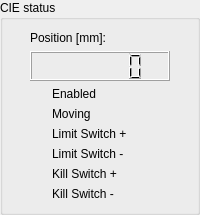
       <widget class="QGroupBox" name="groupBox_3">
        <property name="title">
         <string>CIE status</string>
        </property>
        <layout class="QGridLayout" name="gridLayout_5">
         <item row="0" column="0">
          <widget class="QLabel" name="label_19">
           <property name="sizePolicy">
            <sizepolicy hsizetype="Preferred" vsizetype="Fixed">
             <horstretch>0</horstretch>
             <verstretch>0</verstretch>
            </sizepolicy>
           </property>
           <property name="text">
            <string>Position [mm]:</string>
           </property>
          </widget>
         </item>
         <item row="1" column="0">
          <widget class="QLCDNumber" name="lcd_cie">
           <property name="sizePolicy">
            <sizepolicy hsizetype="Fixed" vsizetype="Maximum">
             <horstretch>0</horstretch>
             <verstretch>0</verstretch>
            </sizepolicy>
           </property>
           <property name="minimumSize">
            <size>
             <width>140</width>
             <height>30</height>
            </size>
           </property>
           <property name="digitCount">
            <number>6</number>
           </property>
          </widget>
         </item>
         <item row="2" column="0">
          <layout class="QGridLayout" name="gridLayout_6">
           <item row="0" column="0">
            <widget class="QLabel" name="lbl_cie_en">
             <property name="enabled">
              <bool>true</bool>
             </property>
             <property name="sizePolicy">
              <sizepolicy hsizetype="Fixed" vsizetype="Fixed">
               <horstretch>0</horstretch>
               <verstretch>0</verstretch>
              </sizepolicy>
             </property>
             <property name="maximumSize">
              <size>
               <width>16</width>
               <height>16</height>
              </size>
             </property>
             <property name="text">
              <string/>
             </property>
             <property name="pixmap">
              <pixmap>../../resources/img/green_led.png</pixmap>
             </property>
             <property name="scaledContents">
              <bool>true</bool>
             </property>
             <property name="wordWrap">
              <bool>false</bool>
             </property>
            </widget>
           </item>
           <item row="0" column="1">
            <widget class="QLabel" name="label_20">
             <property name="text">
              <string>Enabled</string>
             </property>
            </widget>
           </item>
           <item row="1" column="0">
            <widget class="QLabel" name="lbl_cie_moving">
             <property name="enabled">
              <bool>true</bool>
             </property>
             <property name="sizePolicy">
              <sizepolicy hsizetype="Fixed" vsizetype="Fixed">
               <horstretch>0</horstretch>
               <verstretch>0</verstretch>
              </sizepolicy>
             </property>
             <property name="maximumSize">
              <size>
               <width>16</width>
               <height>16</height>
              </size>
             </property>
             <property name="text">
              <string/>
             </property>
             <property name="pixmap">
              <pixmap>../../resources/img/green_led.png</pixmap>
             </property>
             <property name="scaledContents">
              <bool>true</bool>
             </property>
            </widget>
           </item>
           <item row="1" column="1">
            <widget class="QLabel" name="label_21">
             <property name="text">
              <string>Moving</string>
             </property>
            </widget>
           </item>
           <item row="2" column="0">
            <widget class="QLabel" name="lbl_cie_lim_p">
             <property name="enabled">
              <bool>true</bool>
             </property>
             <property name="sizePolicy">
              <sizepolicy hsizetype="Fixed" vsizetype="Fixed">
               <horstretch>0</horstretch>
               <verstretch>0</verstretch>
              </sizepolicy>
             </property>
             <property name="maximumSize">
              <size>
               <width>16</width>
               <height>16</height>
              </size>
             </property>
             <property name="text">
              <string/>
             </property>
             <property name="pixmap">
              <pixmap>../../resources/img/red_led.png</pixmap>
             </property>
             <property name="scaledContents">
              <bool>true</bool>
             </property>
            </widget>
           </item>
           <item row="2" column="1">
            <widget class="QLabel" name="label_22">
             <property name="text">
              <string>Limit Switch +</string>
             </property>
            </widget>
           </item>
           <item row="3" column="0">
            <widget class="QLabel" name="lbl_cie_lim_n">
             <property name="enabled">
              <bool>true</bool>
             </property>
             <property name="sizePolicy">
              <sizepolicy hsizetype="Fixed" vsizetype="Fixed">
               <horstretch>0</horstretch>
               <verstretch>0</verstretch>
              </sizepolicy>
             </property>
             <property name="maximumSize">
              <size>
               <width>16</width>
               <height>16</height>
              </size>
             </property>
             <property name="text">
              <string/>
             </property>
             <property name="pixmap">
              <pixmap>../../resources/img/red_led.png</pixmap>
             </property>
             <property name="scaledContents">
              <bool>true</bool>
             </property>
            </widget>
           </item>
           <item row="3" column="1">
            <widget class="QLabel" name="label_23">
             <property name="text">
              <string>Limit Switch -</string>
             </property>
            </widget>
           </item>
           <item row="4" column="0">
            <widget class="QLabel" name="lbl_cie_kill_p">
             <property name="enabled">
              <bool>true</bool>
             </property>
             <property name="sizePolicy">
              <sizepolicy hsizetype="Fixed" vsizetype="Fixed">
               <horstretch>0</horstretch>
               <verstretch>0</verstretch>
              </sizepolicy>
             </property>
             <property name="maximumSize">
              <size>
               <width>16</width>
               <height>16</height>
              </size>
             </property>
             <property name="text">
              <string/>
             </property>
             <property name="pixmap">
              <pixmap>../../resources/img/red_led.png</pixmap>
             </property>
             <property name="scaledContents">
              <bool>true</bool>
             </property>
            </widget>
           </item>
           <item row="4" column="1">
            <widget class="QLabel" name="label_24">
             <property name="text">
              <string>Kill Switch +</string>
             </property>
            </widget>
           </item>
           <item row="5" column="0">
            <widget class="QLabel" name="lbl_cie_kill_n">
             <property name="enabled">
              <bool>true</bool>
             </property>
             <property name="sizePolicy">
              <sizepolicy hsizetype="Fixed" vsizetype="Fixed">
               <horstretch>0</horstretch>
               <verstretch>0</verstretch>
              </sizepolicy>
             </property>
             <property name="maximumSize">
              <size>
               <width>16</width>
               <height>16</height>
              </size>
             </property>
             <property name="text">
              <string/>
             </property>
             <property name="pixmap">
              <pixmap>../../resources/img/red_led.png</pixmap>
             </property>
             <property name="scaledContents">
              <bool>true</bool>
             </property>
            </widget>
           </item>
           <item row="5" column="1">
            <widget class="QLabel" name="label_25">
             <property name="text">
              <string>Kill Switch -</string>
             </property>
            </widget>
           </item>
          </layout>
         </item>
        </layout>
       </widget>
